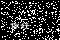

The Python source for this figure:
from random import randint

from PIL import Image,ImageDraw,ImageFont

# 测试
# 1.生成一个画布
# im = Image.new("RGB",(600,400),'red')
# im = Image.new("RGB",(600,400),(255,0,0))
# im = Image.new("RGB",(600,400),(0,255,0))
im = Image.new("RGB",(60,40),(0,0,0))

# 生成画笔
pen = ImageDraw.Draw(im)
# 画点
for i in range(500):
    pen.point((randint(1,60),randint(1,40)),'white')

# 画线
# pen.line([(0,0),(600,400)],'red',5)

# 画长方形
# pen.rectangle([(30,50),(300,200)],'yellow','pink',10)

# 画字
font = ImageFont.truetype('SIMLI.TTF',size=10,encoding='utf-8')
pen.text((10,20),"你好",font=font)
# 保存图片
im.save('1.png','PNG')
